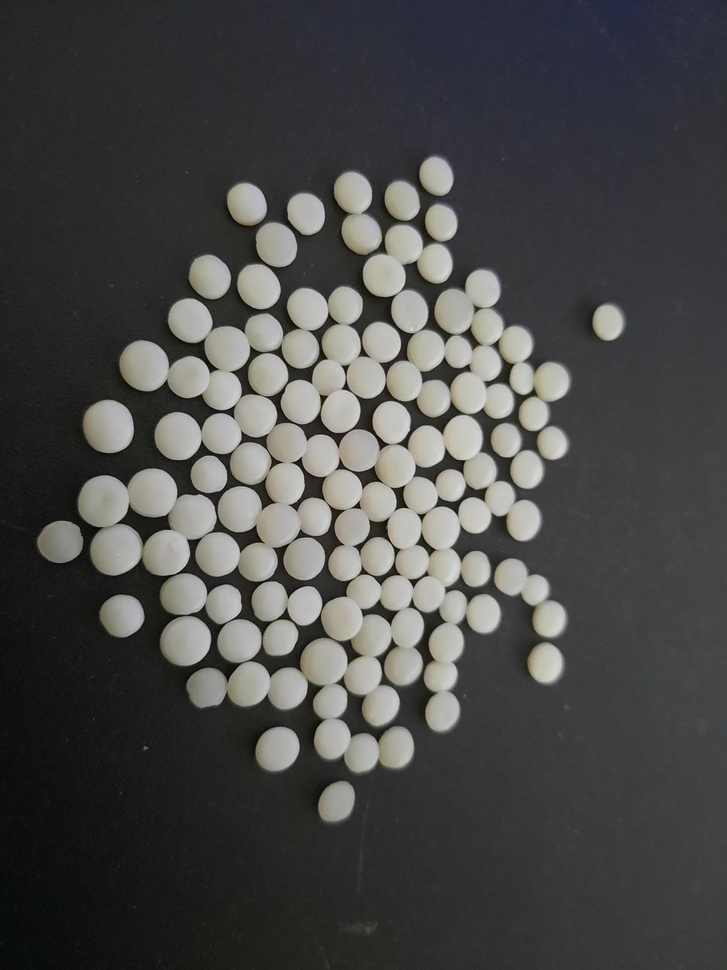
#> input picture Pellets/HDPE/HDPE_126_(1).png, 727 x 970 px, shrunk from 1299 x 1732 before the run, found by its file name
$ jupyter execute 'HDPE Contour Detection.ipynb'
#> lines starting #> are read from the running program, lines starting #| are printed output that depends on the picture; after the words box and inside, x2 and y2 are one past the last pixel; in counts of white or black regions, pixels touching at a corner belong together
[cell 1]
import cv2
import numpy as np
import matplotlib.pyplot as plt

print("Your OpenCV version is: " + cv2.__version__)

[cell 2]
#make it grey
image = cv2.imread('Pellets/HDPE/HDPE_126_(1).png')
#> image is the input picture: shape (970, 727, 3); mean B, G, R 72, 72.7, 72.8
gray = cv2.cvtColor(image, cv2.COLOR_BGR2GRAY)
#plt.imshow(gray, cmap="gray")
plt.imshow(gray)

[cell 3]
ret, thresh = cv2.threshold(gray,100,255,cv2.THRESH_BINARY)
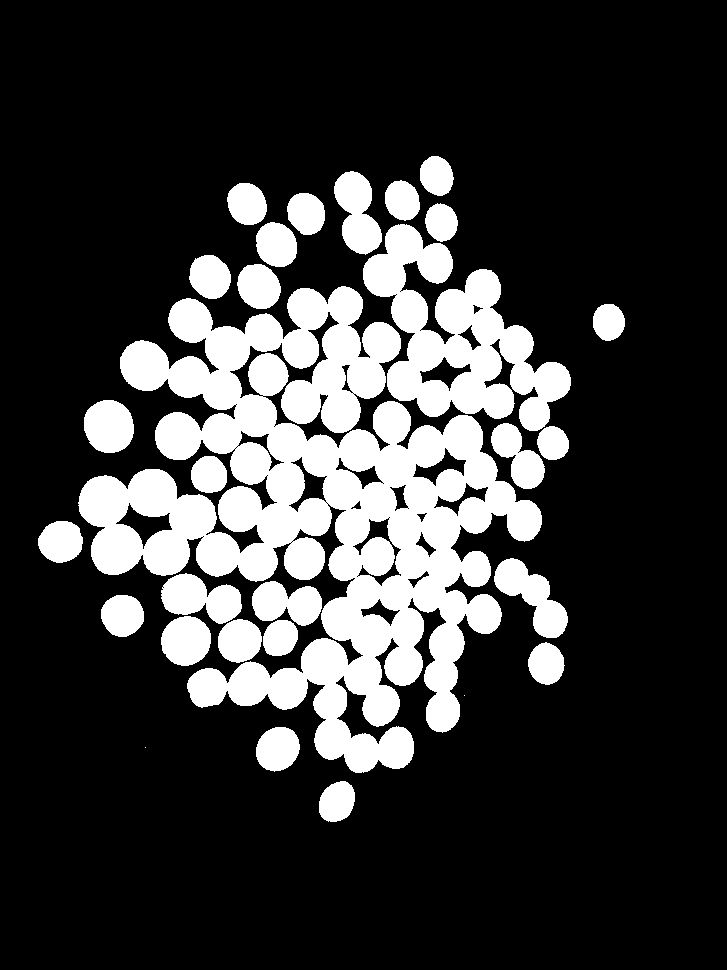
#> thresh: shape (970, 727); 21.9% white; 29 white regions (2 under 20 px), largest, box (x1, y1, x2, y2) and area: (78, 286, 542, 773) 96770, (363, 224, 571, 431) 19285, (494, 558, 568, 638) 2725

plt.imshow(thresh)

[cell 4]
#blur it
#blur = cv2.GaussianBlur(gray, (11,11), 0)  #original
blur = cv2.GaussianBlur(thresh, (15,15), 0)
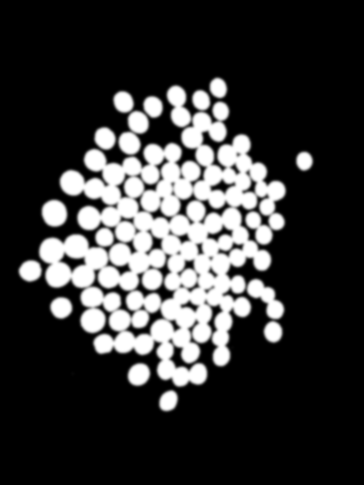
#> blur: shape (970, 727) (shown at 1/2 size); min 0, max 255, mean 55.8
#blur = cv2.GaussianBlur(gray, (21,21), 0)
plt.imshow(blur)

[cell 5]
canny = cv2.Canny(blur, 30, 150, 3)
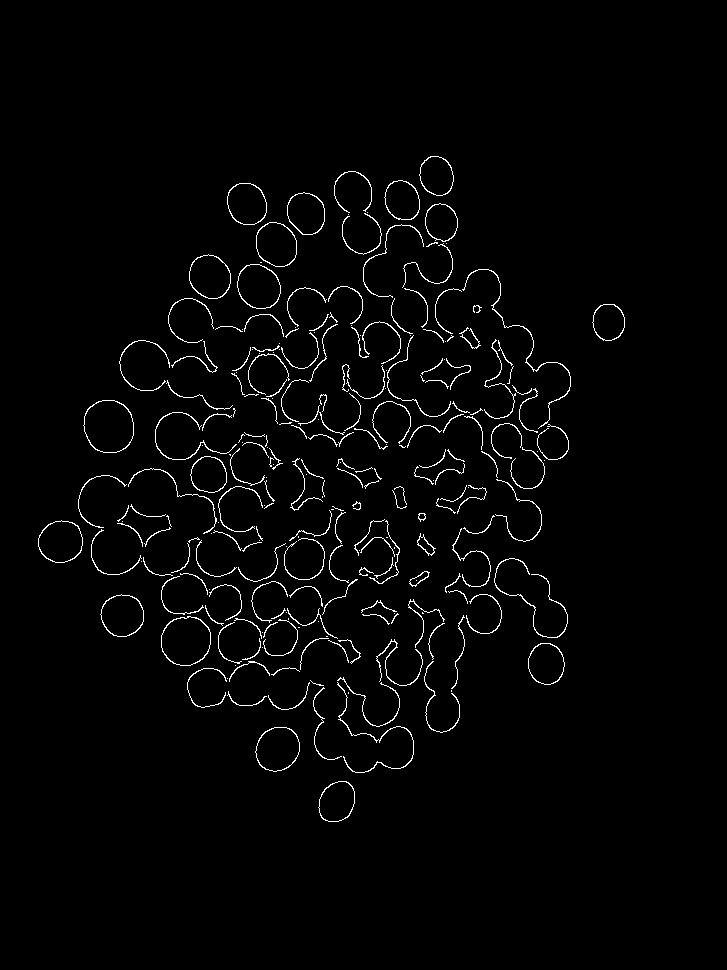
#> canny: shape (970, 727); 2% white in thin lines or dots, all inside (x1, y1, x2, y2) = (38, 156, 625, 822)
plt.imshow(canny)

[cell 6]
dilated = cv2.dilate(canny, (1,1), iterations = 2)
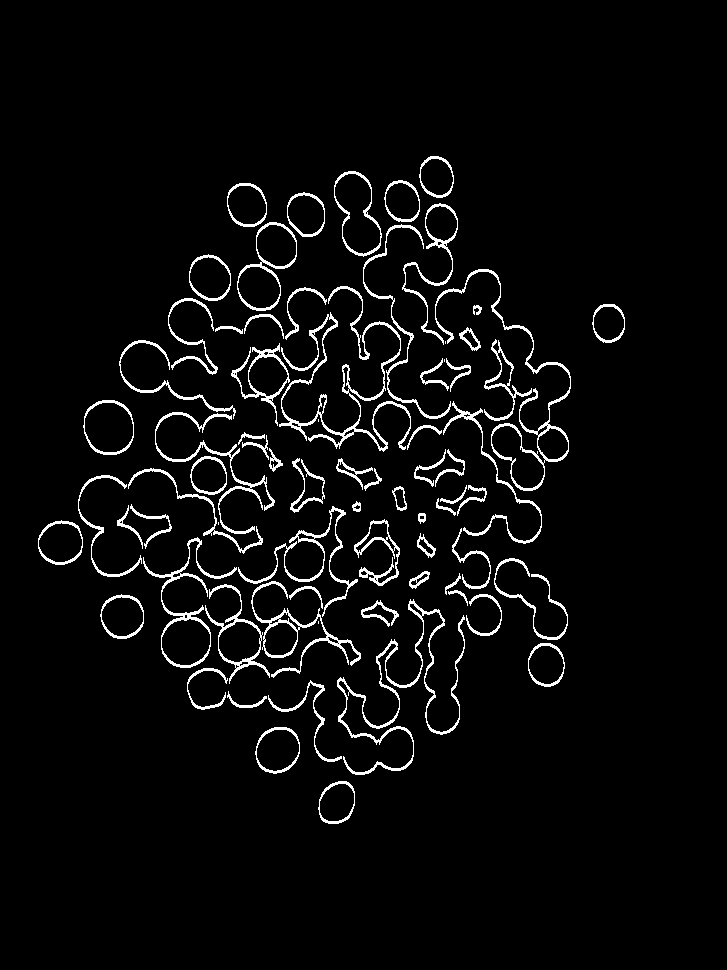
#> dilated: shape (970, 727); 4.2% white in thin lines or dots, all inside (x1, y1, x2, y2) = (38, 156, 625, 824)
plt.imshow(dilated,cmap="gray")

[cell 7]
(cnt, heirachy) = cv2.findContours(dilated.copy(), cv2.RETR_EXTERNAL, cv2.CHAIN_APPROX_NONE)
#> cnt = 74 contours, 5 with area under 20; largest, box (x1, y1, x2, y2) and area: (435, 269, 571, 491) 3546, (237, 222, 297, 311) 3084, (334, 171, 382, 257) 2647, (143, 537, 237, 668) 2534, (83, 400, 134, 455) 2205
rgb = cv2.cvtColor(image, cv2.COLOR_BGR2RGB)   #converting bgr to rgb
cv2.drawContours(rgb, cnt, -1, (0,255,0), 2)
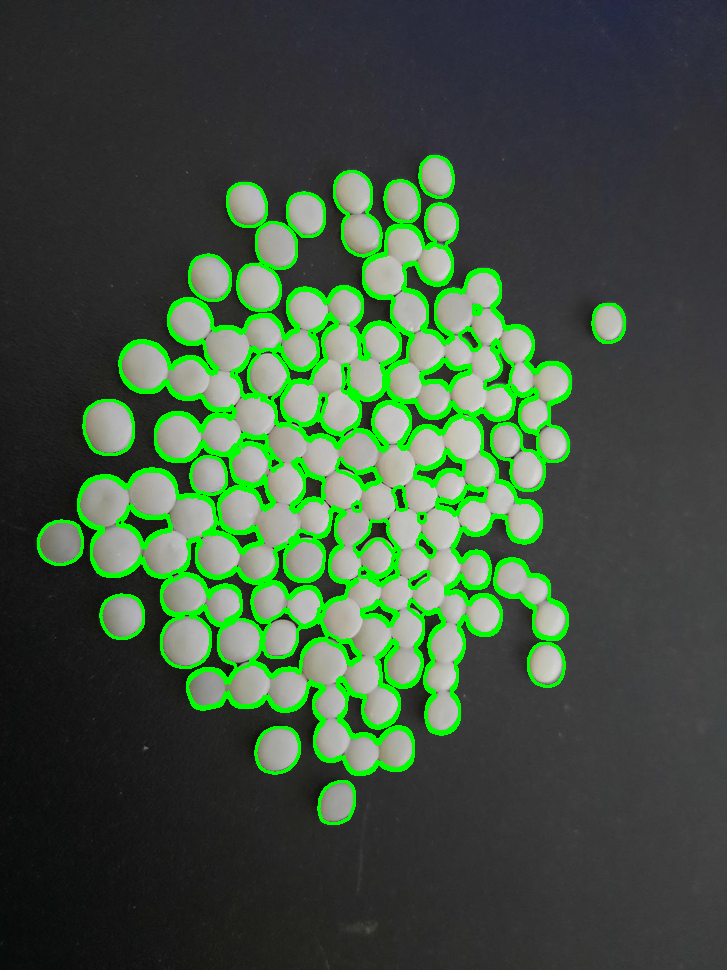
#> rgb: shape (970, 727, 3); mean R, G, B 64.5, 84.3, 64.3

plt.imshow(rgb)

[cell 8]
print("pellets in image: ", len(cnt))
#| pellets in image:  74
#Almost worked, counted 112 pellets out of 126.

$ run again, with Pellets/HDPE/HDPE_126_(3).png copied over Pellets/HDPE/HDPE_126_(1).png
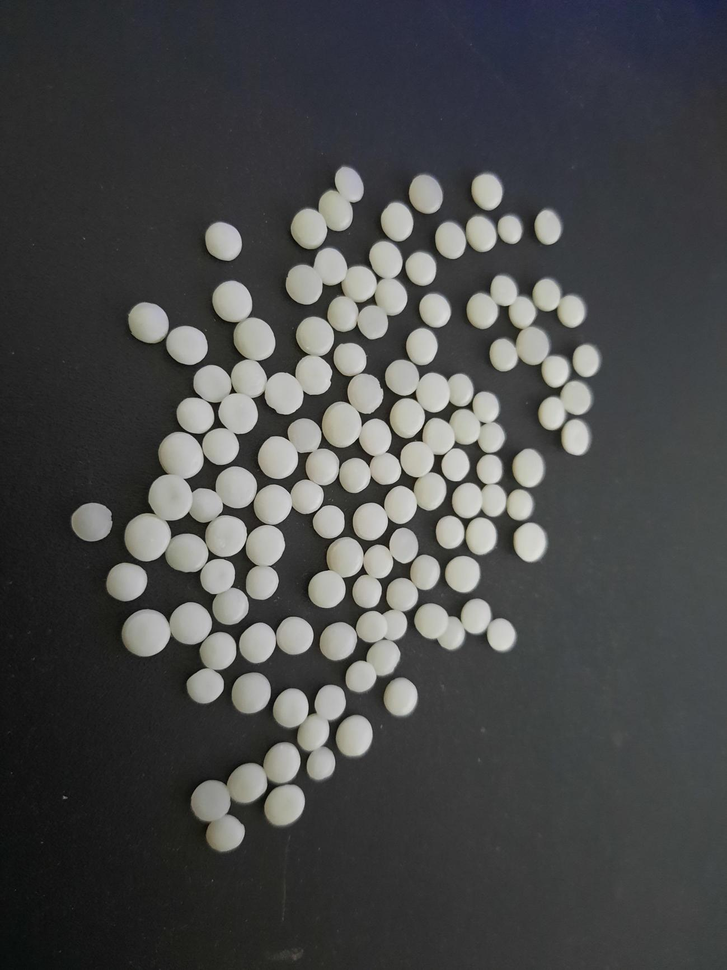
#> input picture Pellets/HDPE/HDPE_126_(3).png, 727 x 970 px, shrunk from 1299 x 1732 before the run, found by its file name
#> image is the input picture: shape (970, 727, 3); mean B, G, R 72.9, 72.6, 71.7
#> `ret, thresh = cv2.threshold(gray,100,255,cv2.THRESH_BINARY)`:
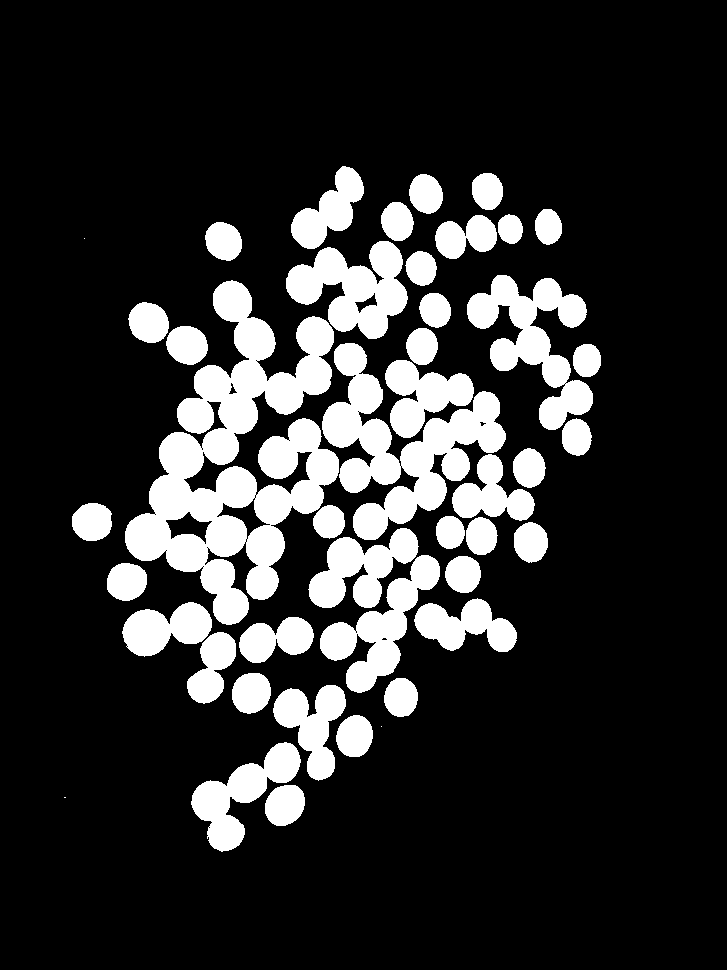
#> thresh: shape (970, 727); 17.8% white; 44 white regions (3 under 20 px), largest, box (x1, y1, x2, y2) and area: (125, 280, 339, 625) 31166, (322, 343, 506, 540) 13794, (467, 275, 593, 430) 7985
#> canny: shape (970, 727); 1.9% white in thin lines or dots, all inside (x1, y1, x2, y2) = (72, 166, 601, 852)
#> dilated: shape (970, 727); 3.9% white in thin lines or dots, all inside (x1, y1, x2, y2) = (72, 166, 601, 854)
#> cnt = 68 contours, 10 with area under 20; largest, box (x1, y1, x2, y2) and area: (273, 685, 346, 782) 3763, (419, 441, 548, 565) 3644, (287, 342, 440, 695) 3062, (531, 278, 593, 458) 3047, (169, 602, 236, 706) 2353
#> `cv2.drawContours(rgb, cnt, -1, (0,255,0), 2)`:
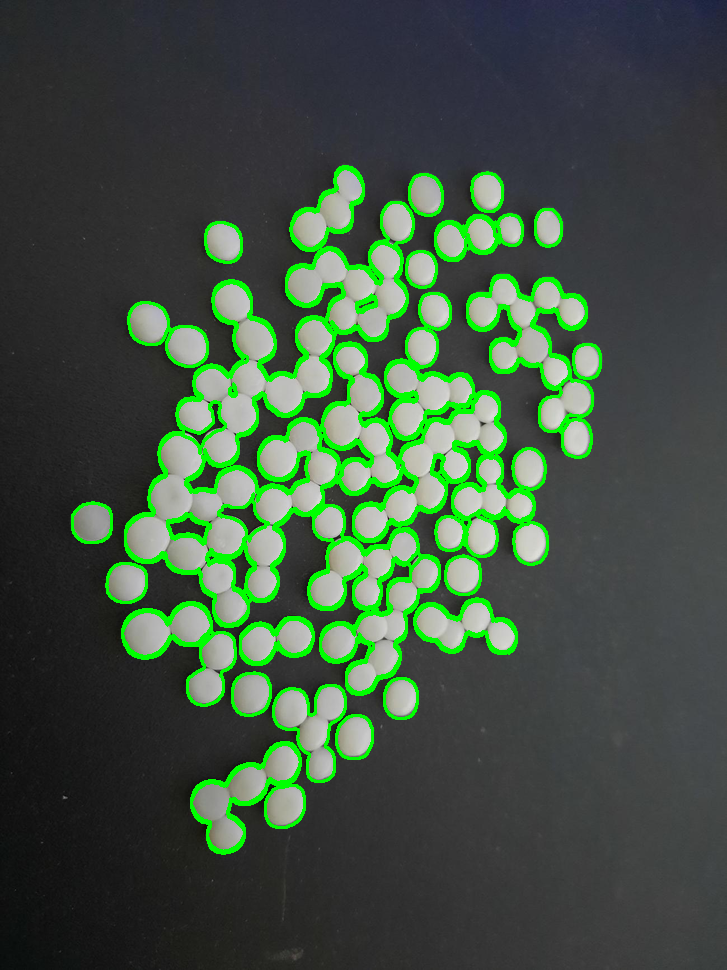
#> rgb: shape (970, 727, 3); mean R, G, B 63.8, 83.4, 65.4
#| pellets in image:  68
